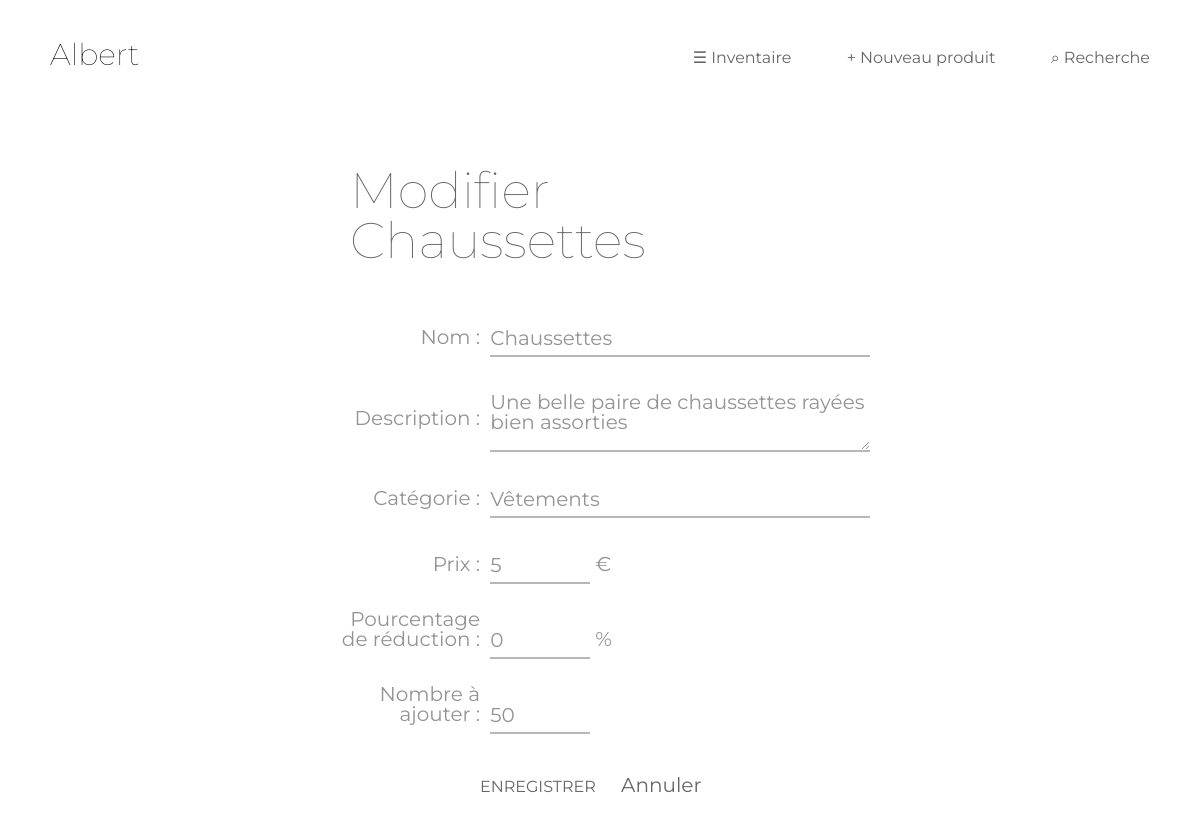
The app's page /edit.php?p=54 with its own data.
### tables this page shows
CREATE TABLE IF NOT EXISTS `products` (
  `id` int(11) NOT NULL,
  `name` varchar(255) NOT NULL,
  `description` text NOT NULL,
  `add_date` timestamp NOT NULL DEFAULT CURRENT_TIMESTAMP,
  `category` varchar(255) NOT NULL,
  `price` float NOT NULL,
  `promo` float NOT NULL,
  `number_left` int(11) NOT NULL
);

### includes/handle_edit.php (called while the page is built, shortened)
<?php
$errors = array();

### edit.php (the view, shortened to what this page needs)
<?php
	include("includes/connect.php");
	$p = empty($_GET['p']) ? '' : (int)$_GET['p'];
	$query = $pdo->query('SELECT * FROM products WHERE id = '.$p);
	$product = $query->fetch();
  include("includes/handle_edit.php");
	include("includes/header.php");
?>
<div id="form">
  <h1>Modifier <?= $product->name; ?></h1>
  <form class="" action="#" method="post">
  	<div class="input-group name <?=array_key_exists('name', $errors) ? 'error' : "" ?>">
  		<label for="name">Nom</label>
  		<input type="text" name="name" id="name" value="<?= $_POST['name'] ?? $product->name ?>"/>
  	</div>
  	<div class="input-group description">
  		<label for="description">Description</label>
  		<textarea type="text" name="description" id="description"><?= $_POST['description'] ?? $product->description ?></textarea>
  	</div>
  	<div class="input-group category">
  		<label for="category">Catégorie</label>
  		<input type="text" name="category" id="category" value="<?= $_POST['category'] ?? $product->category ?>"/>
  	</div>
  	<div class="input-group small price <?=array_key_exists('price', $errors) ? 'error' : "" ?>">
  		<label for="price">Prix</label>
  		<input type="number" step="0.01" min="0" name="price" id="price" value="<?= $_POST['price'] ?? $product->price ?>"/>€
  	</div>
  	<div class="input-group small promo">
  		<label for="promo">Pourcentage de réduction</label>
  		<input type="number" step="any" min="0" max="100" name="promo" id="promo" value="<?= $_POST['promo'] ?? $product->promo ?>"/>%
  	</div>
  	<div class="input-group small number <?=array_key_exists('number', $errors) ? 'error' : "" ?>">
  		<label for="number">Nombre à ajouter</label>
  		<input type="number" min="0" name="number" id="number" value="<?= $_POST['number'] ?? $product->number_left ?>"/>
  	</div>
  	<input type="submit" value="Enregistrer"/>
    <a href="product.php?p=<?= $product->id ?>">Annuler</a>
  </form>
</div>
<?php
	include("includes/footer.php");
?>

### src/css/style.css (style rules this page uses)
body { font-size: 20px; color: #666; font-family: 'Montserrat', sans-serif; }
a { text-decoration: none; transition: .3s; }
h1 { font-size: 50px; font-weight: 100; }
#form { max-width: 600px; margin: auto; }
.input-group { margin: 20px; opacity: 0.7; transition: .3s; }
.input-group input, .input-group textarea { display: inline-block; vertical-align: middle; padding: 5px 0; margin: 5px; height: 100%; min-height: 25px; width: 380px; border-bottom: 2px solid #999; }
.input-group textarea { min-height: 65px; }
.input-group label { display: inline-block; width: 160px; text-align: right; }
.input-group label::after { content: " : "; }
.input-group.small input { width: 100px; }
input[type=submit] { margin-left: 160px; padding: 20px; text-transform: uppercase; font-size: 16px; }
h1 { margin: 50px; }

### records on screen
products: name "Chaussettes", description "Une belle paire de chaussettes rayées bien assorties", category "Vêtements", price "5", promo "0", number "50"
